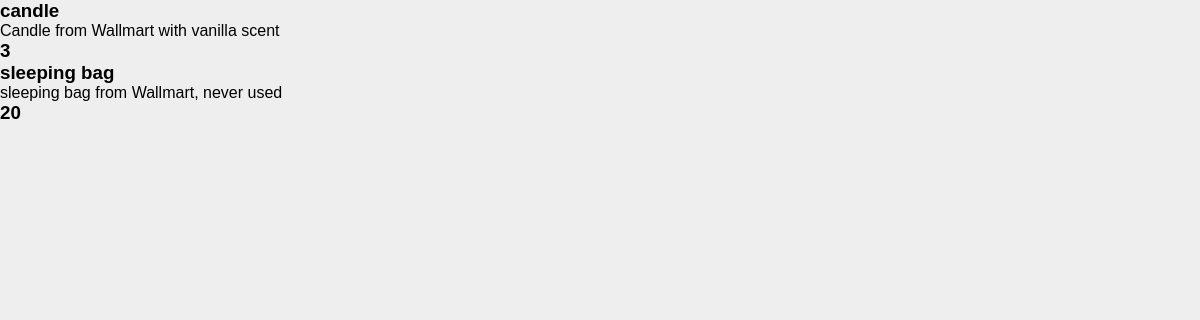
Page /household.php on the committed database.
### tables this page shows
CREATE TABLE `Product` (
  `Product_ID` int(11) NOT NULL,
  `Product_Name` varchar(50) DEFAULT NULL,
  `Seller_ID` int(11) NOT NULL,
  `Product_image` varchar(200) DEFAULT NULL,
  `Price_Sell` double DEFAULT NULL,
  `Price_New` double DEFAULT NULL,
  `Price_Recommend` double DEFAULT NULL,
  `Date_Post` date DEFAULT cast(current_timestamp() as date),
  `Sold_Or_Not` int(11) DEFAULT 0,
  `Category` varchar(50) DEFAULT NULL,
  `Product_Description` varchar(500) DEFAULT NULL
);

### household.php (the view, shortened to what this page needs)
<!DOCTYPE html PUBLIC "-//W3C//DTD XHTML 1.0 Transitional//EN" "http://www.w3.org/TR/xhtml1/DTD/xhtml1-transitional.dtd">
<html xmlns="http://www.w3.org/1999/xhtml">
<head>
    <link rel="stylesheet" type="text/css" href="style.css"/>
</head>
</body>
</html>
<?php
    require_once('mysqli_connect.php');
    $raw_results = mysqli_query($dbc, "SELECT * FROM Product
        WHERE (`Category` LIKE '%Household%')") or die(mysqli_error());
    if(mysqli_num_rows($raw_results) > 0){
        while($results = mysqli_fetch_array($raw_results)){
            echo "<p><h3>".$results['Product_Name']."</h3>".$results['Product_Description']."<h3>".$results['Price_Sell']."</h3></p>";
        }
    }
    else{
        echo "No results";
    }
?>

### style.css (style rules this page uses)
* { margin: 0; padding: 0; box-sizing: border-box; text-decoration: none; }

### rows in the picture
product: Product_Name "candle", Product_Description "Candle from Wallmart with vanilla scent", Price_Sell "3"
product: Product_Name "sleeping bag", Product_Description "sleeping bag from Wallmart, never used", Price_Sell "20"
